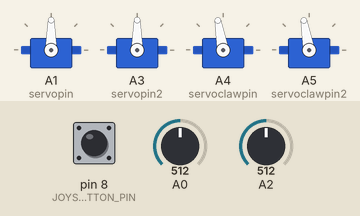
Simulated run of this sketch. Board: Arduino Uno, built with avr-gcc and run on an emulated ATmega328P. Parts: 4 × servo. The inputs (shaded band) are chosen by the test bench; at power-on: pin 8 (JOYSTICK_BUTTON_PIN) HIGH, A0 = 512, A2 = 512.

Above: at 1.2 s.
1.3 s: pin 8 (JOYSTICK_BUTTON_PIN) pulled LOW for 3.2 s
At 4.6 s:
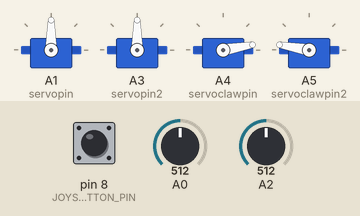
6.0 s: A0 set to 716
At 7.0 s:
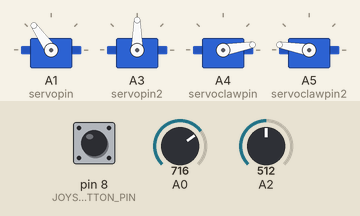
7.5 s: A2 set to 716
At 8.1 s:
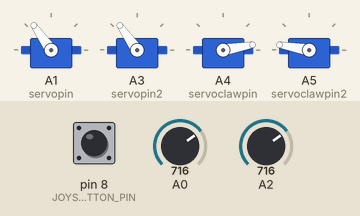
9.0 s: pin 8 (JOYSTICK_BUTTON_PIN) pulled LOW for 0.15 s
At 9.3 s:
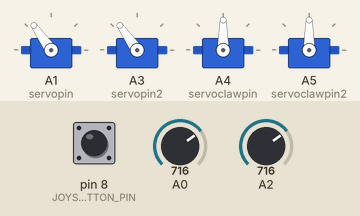
10.6 s: A0 set to 900
At 11.7 s:
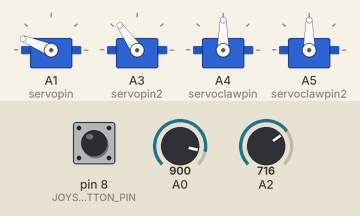
12.1 s: A2 set to 900
At 12.8 s:
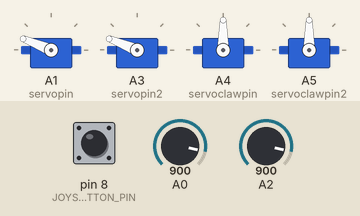
Timing chart, 0 to 14.6 s (numbered marks = the images above; inputs shaded):
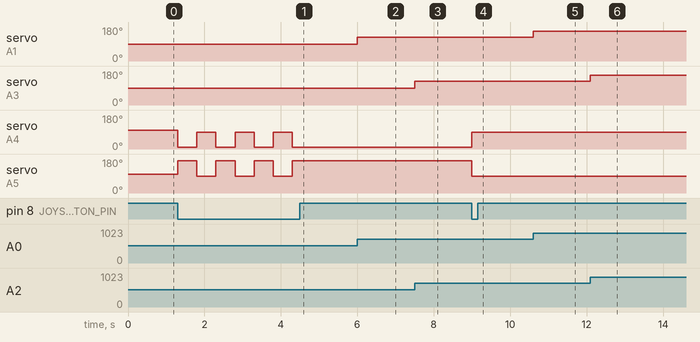

Measured:
- after the input at 1.3 s, servo on A4 (servoclawpin): alternates 90° for 0.50 s and 10° for 0.50 s, 7 changes in all, then stays 10°, starting at once; servo on A5 (servoclawpin2): alternates 170° for 0.50 s and 90° for 0.50 s, 7 changes in all, then stays 170°, starting at once
- after the input at 6.0 s, servo on A1 (servopin): 90° → 125° at once
- after the input at 7.5 s, servo on A3 (servopin2): 90° → 125° at once
- after the input at 9.0 s, servo on A4 (servoclawpin): 10° → 90° at once; servo on A5 (servoclawpin2): 170° → 90° at once
- after the input at 10.6 s, servo on A1 (servopin): 125° → 158° at once
- after the input at 12.1 s, servo on A3 (servopin2): 125° → 158° at once

The sketch:

robotichand.ino
```cpp
#include <Servo.h>
#define JOYSTICK_BUTTON_PIN 8
Servo servo;
Servo servo2;
Servo servoclaw;
Servo servoclaw2;
int Xval;
int Yval;
int servopin2;
int servopin;
int servoclawpin;
int servoclawpin2;
int positionval = 90;
int positionval2 = 90;
bool isclawopen = false;
unsigned long Debounce = 0;
const unsigned long Delay = 50;
void setup() {
  pinMode(JOYSTICK_BUTTON_PIN,INPUT_PULLUP);
  servopin = A1;
  servopin2 = A3;
  servoclawpin = A4;
  servoclawpin2 = A5;
  servo.attach(servopin);
  servo2.attach(servopin2);
  servoclaw.attach(servoclawpin);
  servoclaw2.attach(servoclawpin2);
  servoclaw.write(100);
  servoclaw2.write(100);
}

void loop() {
  Xval = analogRead(A0);
  Yval = analogRead(A2);
  int value = map(Xval,0,1023,0,180);
  int valuey = map(Yval,0,1024,0,180);
  servo.write(value);
  servo2.write(valuey);
  int buttonstate = digitalRead(JOYSTICK_BUTTON_PIN);
  if (buttonstate == LOW && (millis()-Debounce)>Delay){
    Debounce = millis();
    if (isclawopen==true){
      servoclaw.write(90);
      servoclaw2.write(90);
    }
      if (isclawopen==false){
      servoclaw.write(10);
      servoclaw2.write(170);
    }
    isclawopen = !isclawopen;
    delay(500);
  }

}
```
